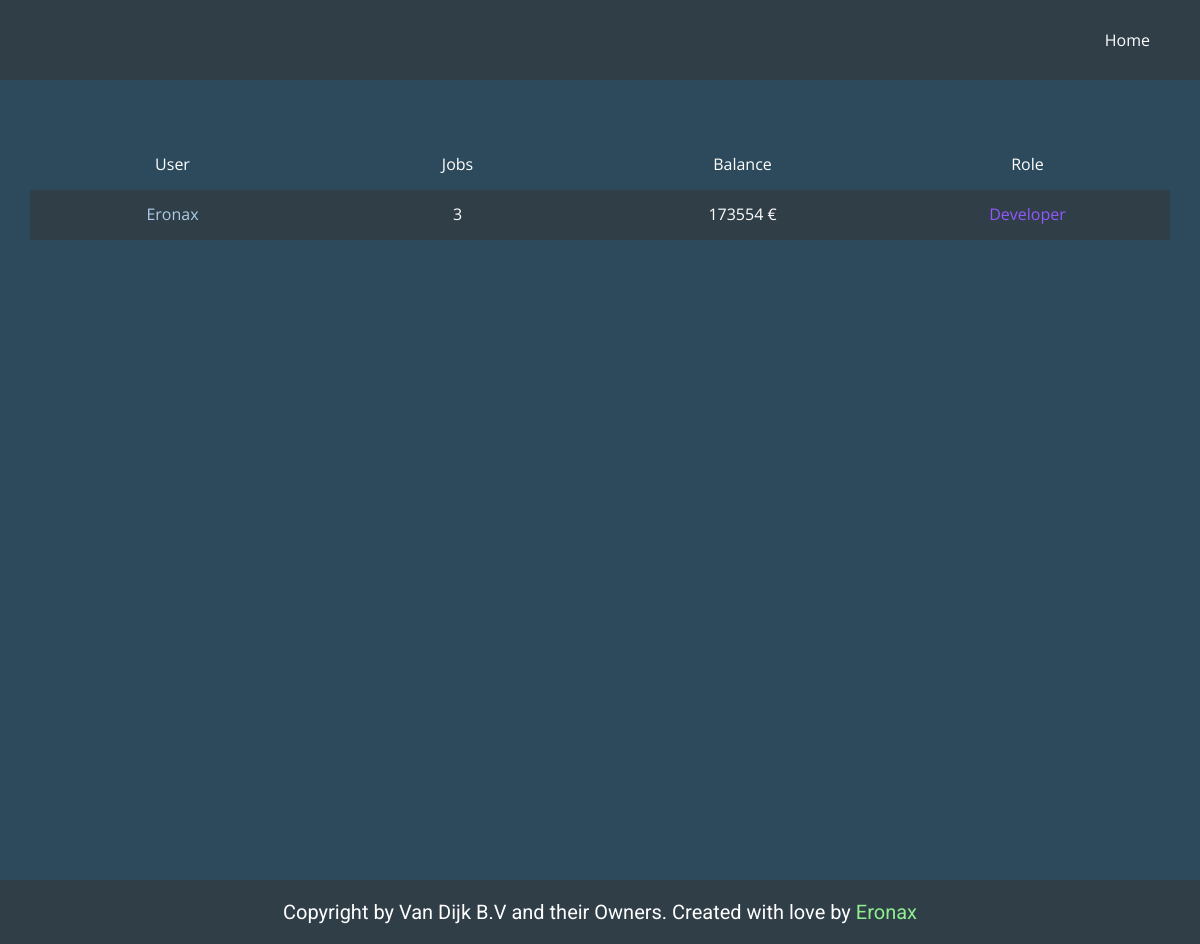
/users.php, run on an earlier commit of the app's database.
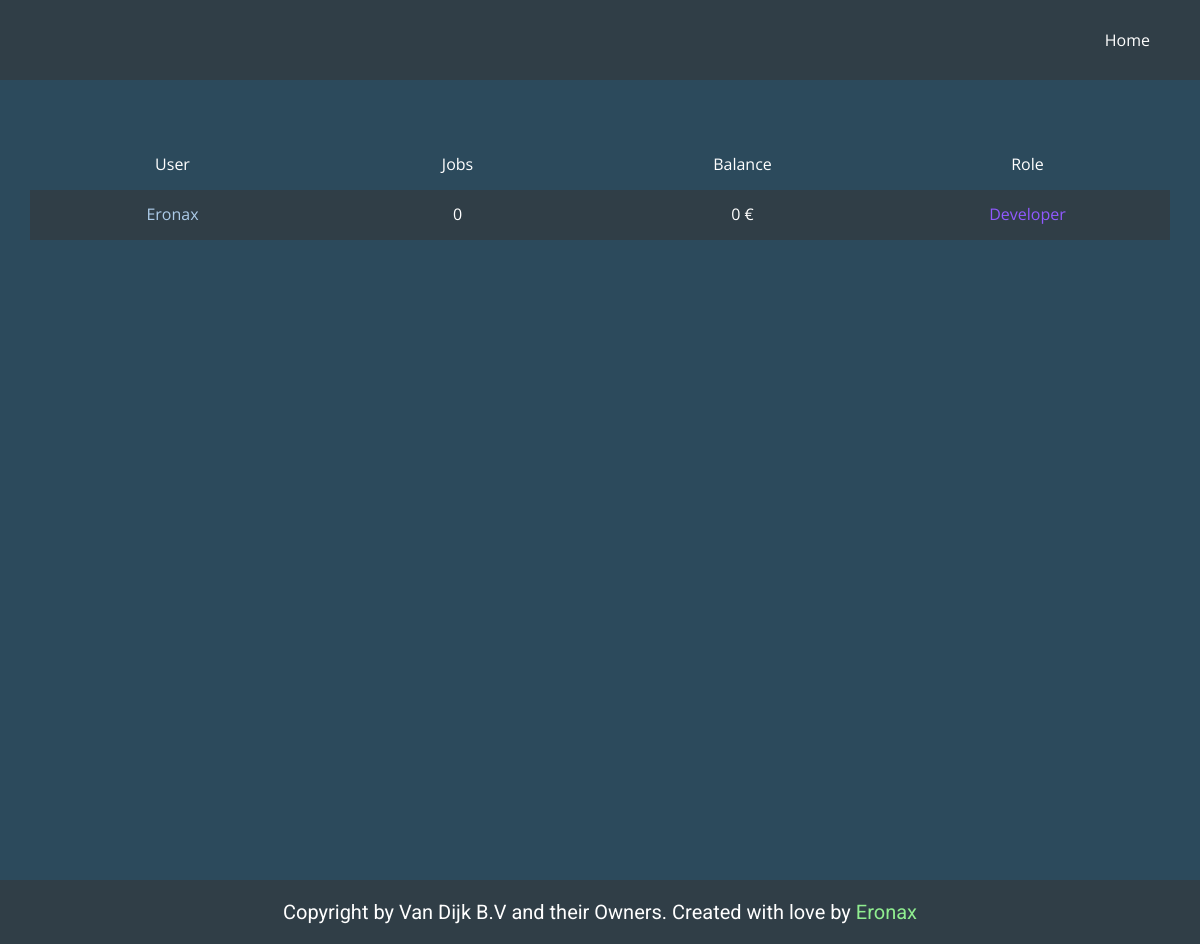
And on a later commit of the database.
### tables this page shows
CREATE TABLE IF NOT EXISTS `users` (
  `id` int(11) NOT NULL AUTO_INCREMENT,
  `username` tinytext NOT NULL,
  `password` tinytext NOT NULL,
  `role_id` int(11) NOT NULL DEFAULT 22,
  `status` tinytext NOT NULL DEFAULT 'Not Verified',
  `discord` tinytext NOT NULL,
  `truckersmp` int(50) NOT NULL,
  `user_pb` text NOT NULL DEFAULT 'https://moonvillageassociation.org/wp-content/uploads/2018/06/default-profile-picture1.jpg',
  `status_color` varchar(50) NOT NULL DEFAULT '#fffff',
  `information` text NOT NULL DEFAULT 'There is no information yet.',
  `last_online` timestamp NOT NULL DEFAULT current_timestamp(),
  `updated_at` timestamp NOT NULL DEFAULT current_timestamp() ON UPDATE current_timestamp(),
  `created_at` timestamp NOT NULL DEFAULT current_timestamp(),
  PRIMARY KEY (`id`),
  UNIQUE KEY `username` (`username`) USING HASH,
  KEY `FK_users_roles` (`role_id`),
  CONSTRAINT `FK_users_roles` FOREIGN KEY (`role_id`) REFERENCES `roles` (`id`) ON DELETE NO ACTION ON UPDATE NO ACTION
);

CREATE TABLE IF NOT EXISTS `banks` (
  `id` int(11) NOT NULL AUTO_INCREMENT,
  `username` varchar(50) NOT NULL,
  `balance` int(11) NOT NULL DEFAULT 0,
  `updated_at` timestamp NOT NULL DEFAULT current_timestamp() ON UPDATE current_timestamp(),
  `created_at` timestamp NOT NULL DEFAULT current_timestamp(),
  PRIMARY KEY (`id`)
);

CREATE TABLE IF NOT EXISTS `roles` (
  `id` int(11) NOT NULL AUTO_INCREMENT,
  `perms` int(11) NOT NULL,
  `name` varchar(50) NOT NULL,
  `color` varchar(50) NOT NULL,
  `updated_at` timestamp NOT NULL DEFAULT current_timestamp() ON UPDATE current_timestamp(),
  `timestamp` timestamp NOT NULL DEFAULT current_timestamp(),
  PRIMARY KEY (`id`)
);

### public/users.php (called while the page is built, shortened)
<?php
include '../app/classes/information.php';
include '../app/database.php';
include '../app/config.php';
$all_users = get_all_users($con);
require '../views/users.view.php';

### app/database.php (called while the page is built, shortened)
<?php
function get_all_users($con)
{
    $query = "SELECT users.id, users.username, count(jobs.id) AS jobs, banks.balance AS balance, roles.name as role, roles.color as rolecolor
    FROM users
    LEFT JOIN jobs ON users.username = jobs.username
    JOIN banks ON users.id=banks.id
    JOIN roles ON users.role_id=roles.id
    GROUP BY users.id,users.username
    ORDER BY roles.id";
    $all_users = $con->query($query);
    return $all_users;
}

### views/users.view.php (the view, shortened to what this page needs)
<!DOCTYPE html>
<html style="font-size: 16px;">
<head>
  <link rel="stylesheet" href="../views/css/nicepage_users.css" media="screen">
  <link rel="stylesheet" href="../views/css/users.css" media="screen">
</head>
<body class="u-body">
  <section class="u-align-center u-clearfix u-custom-color-2 u-section-1" id="sec-d44b">
    <div class="u-clearfix u-sheet u-sheet-1">
      <div class="u-expanded-width u-table u-table-responsive u-table-1">
        <table class="u-table-entity u-table-entity-1">
          <colgroup>
            <col width="25%">
            <col width="25%">
            <col width="25%">
            <col width="25%">
          </colgroup>
          <tbody class="u-align-center u-table-alt-custom-color-1 u-table-body">
            <tr style="height: 50px;">
              <td class="u-table-cell">User</td>
              <td class="u-table-cell">Jobs</td>
              <td class="u-table-cell">Balance</td>
              <td class="u-table-cell">Role</td>
            </tr>
            <?php while ($user = $all_users->fetch_assoc()) : ?>
              <tr style="height: 50px;">
                <td class="u-table-cell"><a href="../public/profile.php?id=<?php echo $user['id'] ?>"><?php echo $user["username"] ?></a></td>
                <td class="u-table-cell"><?php echo $user["jobs"] ?></td>
                <td class="u-table-cell"><?php echo $user["balance"] ?> €</td>
                <td class="u-table-cell"><span style="color: <?php echo $user["rolecolor"] ?>;"><?php echo $user["role"] ?></span></td>
              </tr>
            <?php endwhile; ?>
          </tbody>
        </table>
      </div>
    </div>
  </section>
</body>
</html>

What changed in the data, as far as the page shows it:
changed users "Eronax": jobs "3" → "0"; banks.balance "173554" → "0"
